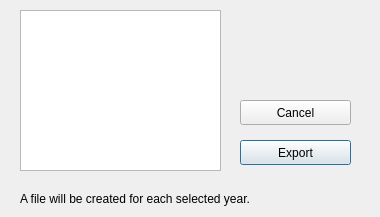
<?xml version="1.0" encoding="UTF-8"?>
<ui version="4.0">
 <class>ExportDialog</class>
 <widget class="QDialog" name="ExportDialog">
  <property name="geometry">
   <rect>
    <x>0</x>
    <y>0</y>
    <width>380</width>
    <height>217</height>
   </rect>
  </property>
  <property name="windowTitle">
   <string>Dialog</string>
  </property>
  <widget class="CustomPushButton" name="exportButton">
   <property name="geometry">
    <rect>
     <x>240</x>
     <y>140</y>
     <width>111</width>
     <height>25</height>
    </rect>
   </property>
   <property name="text">
    <string>Export</string>
   </property>
  </widget>
  <widget class="CustomPushButton" name="cancelButton">
   <property name="geometry">
    <rect>
     <x>240</x>
     <y>100</y>
     <width>111</width>
     <height>25</height>
    </rect>
   </property>
   <property name="text">
    <string>Cancel</string>
   </property>
  </widget>
  <widget class="QListWidget" name="listWidget">
   <property name="geometry">
    <rect>
     <x>20</x>
     <y>10</y>
     <width>201</width>
     <height>161</height>
    </rect>
   </property>
  </widget>
  <widget class="QLabel" name="labelNote">
   <property name="geometry">
    <rect>
     <x>20</x>
     <y>190</y>
     <width>351</width>
     <height>17</height>
    </rect>
   </property>
   <property name="font">
    <font>
     <pointsize>9</pointsize>
     <italic>false</italic>
    </font>
   </property>
   <property name="text">
    <string>A file will be created for each selected year.</string>
   </property>
  </widget>
 </widget>
 <customwidgets>
  <customwidget>
   <class>CustomPushButton</class>
   <extends>QPushButton</extends>
   <header>custompushbutton.h</header>
  </customwidget>
 </customwidgets>
 <resources/>
 <connections/>
</ui>
